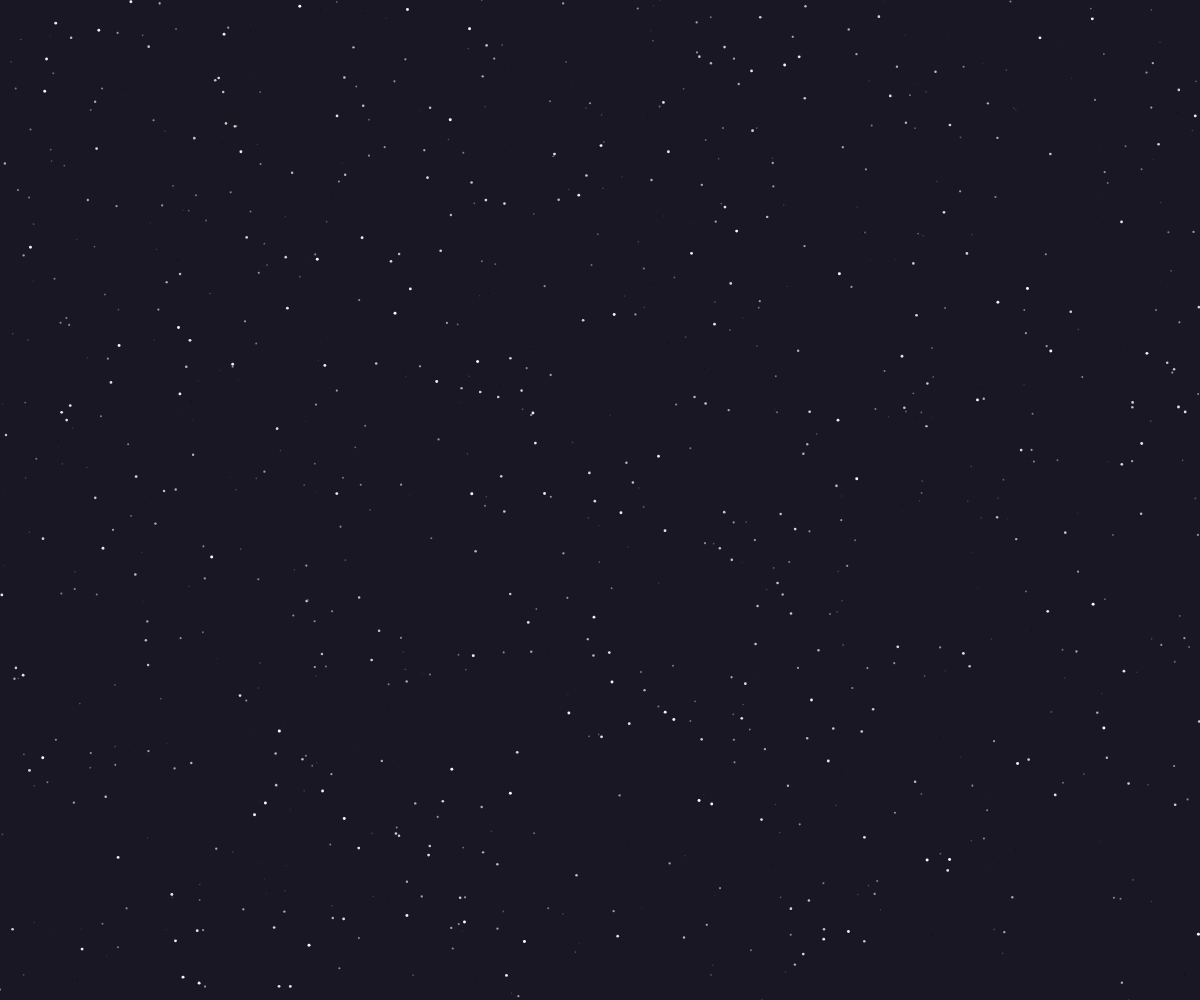
Frame 1 (no input)
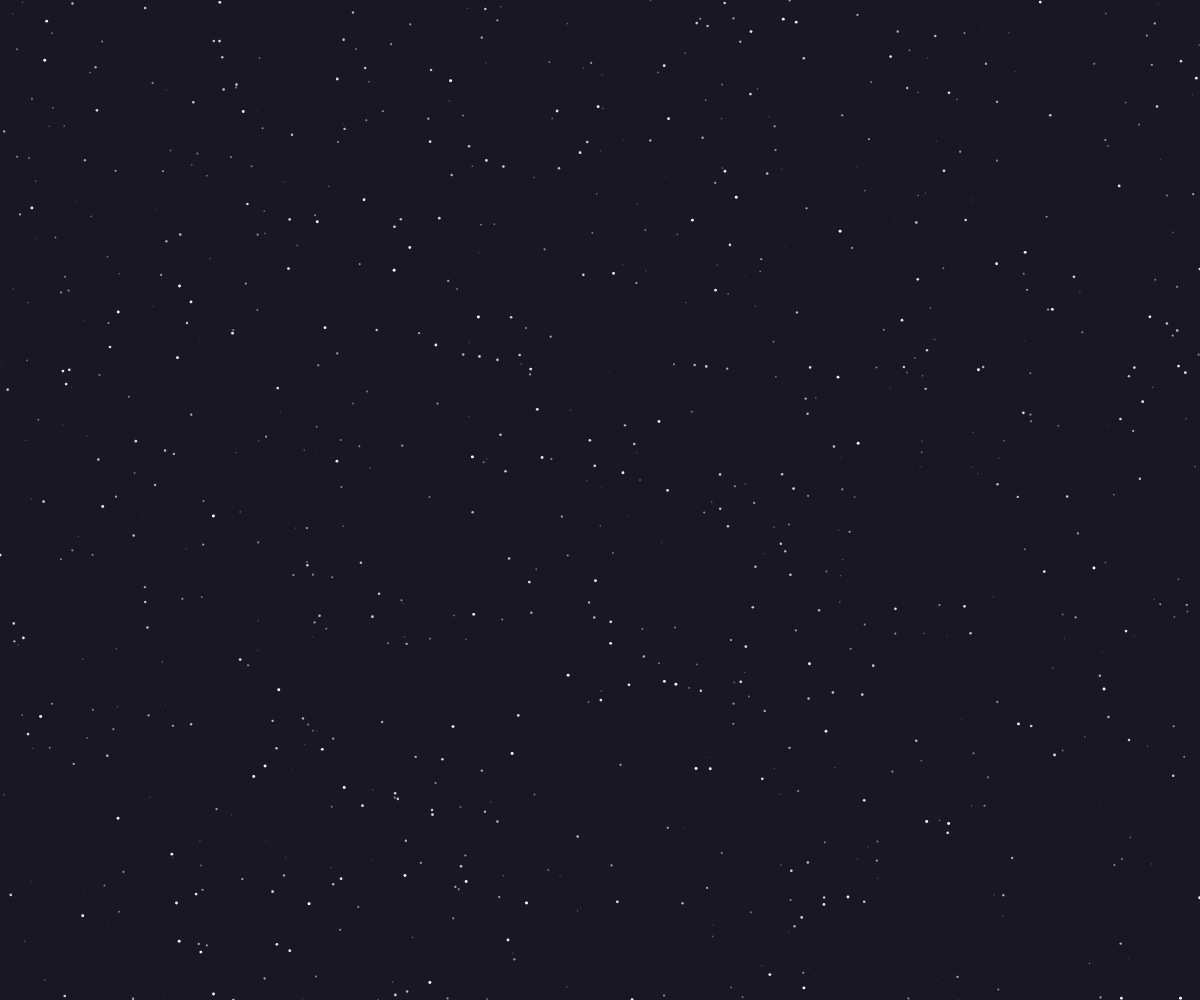
Frame 60 (no input)
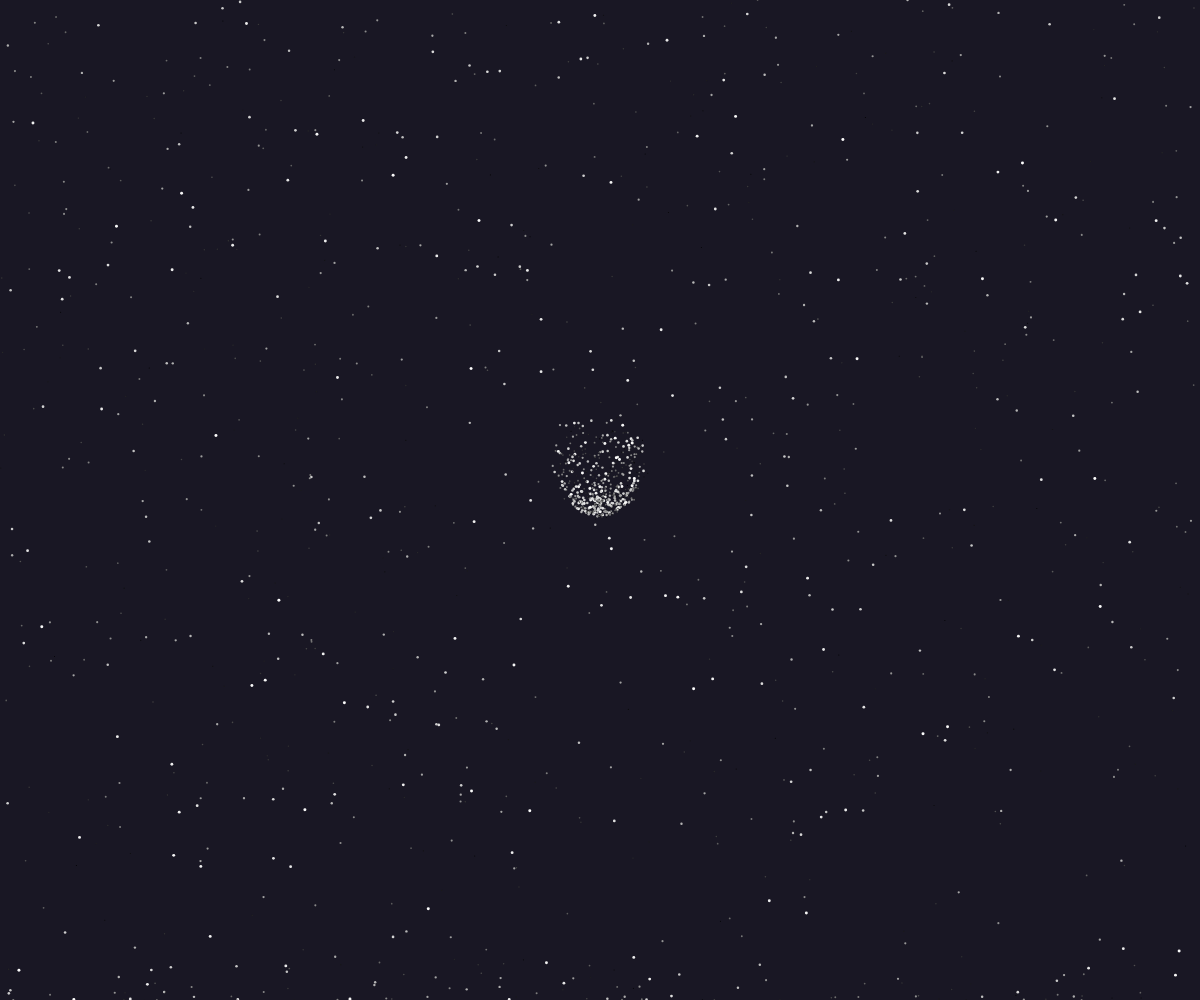
Frame 120 (the mouse pressed at the canvas centre since frame 60)

The p5.js sketch that drew these frames (run headless with seeded random() and noise() and a simulated clock; from frame 60 on, the mouse is pressed at the canvas centre):

// p5.js sketch
// ── sketch.js
class Vector {
    constructor(x, y) {
        this.x = x
        this.y = y
    }

    set(x, y) {
        this.x = x
        this.y = y
    }

    add(other) {
        this.x += other.x
        this.y += other.y
    }

    mult(scalar) {
        this.x *= scalar
        this.y *= scalar
    }
}

class Particle {
    constructor(x, y, power) {
        this.dump = 0.99
        this.pos = new Vector(x, y)
        this.vel = new Vector(0, 0)
        this.acc = new Vector(0, 0)
        this.power = power
    }

    force(f) {
        this.acc.add(f)
    }

    move() {
        this.vel.add(this.acc)
        this.pos.add(this.vel)
        this.vel.mult(this.dump)
        this.acc.set(0, 0)
    }
}

class Emitter {
    constructor(x, y, ttl, n) {
        this.pos = new Vector(x, y)
        this.ttl = ttl
    }

    *emit(n) {
        for (let i = 0; i < n; i++) {
            let p = new Particle(
                mouseX,
                mouseY,
                random(1),
            )
            p.force(wind(p.pos.x, p.pos.y, 1))
            yield p
        }
    }

    run() {
        this.ttl--
        return this.ttl > 0
    }
}

class EmitterController {
    constructor() {
        this.last = new Vector(0, 0)
        this.dist = 20
    }

    emit() {
        if (!mouseIsPressed) {
            return null
        }
        if (dist(this.last.x, this.last.y, mouseX, mouseY) < this.dist) {
            return null
        }

        this.last.set(mouseX, mouseY)
        return new Emitter(
            mouseX,
            mouseY,
            100,
            3,
        )
    }
}

let particles = []
let emitters = []
let emitCtrl = new EmitterController()

function setup() {
    createCanvas(windowWidth, windowHeight)

    for (let i = 0; i < 1000; i++) {
        let p = new Particle(
            random(width),
            random(height),
            random(1),
        )
        particles.push(p)
    }
}

function wind(x, y, f) {
    let a = random(Math.PI * 2)
    return new Vector(
        Math.cos(a) * f,
        Math.sin(a) * f,
    )
}

function outOfBox(p) {
    if (p.pos.x < 0 || p.pos.x > width) {
        return true
    }
    if (p.pos.y < 0 || p.pos.y > height) {
        return true
    }
}

function up(x, y, f) {
    return new Vector(0, -random(f))
}

function windowResized() {
    resizeCanvas(windowWidth, windowHeight)
}

function draw() {
    background("#191724")

    loopEmitters()
    loopParticles()
}

function loopParticles() {
    let next = []
    for (let p of particles) {
        p.force(wind(p.pos.x, p.pos.y, 0.01))
        p.force(up(p.pos.x, p.pos.y, 0.05))
        p.move()

        if (outOfBox(p)) {
            if (next.length < 1000) {
                p.pos.x = random(width)
                p.pos.y = height
                p.vel.set(0, 0)
                p.acc.set(0, 0)
                next.push(p)
            }
        } else {
            next.push(p)
        }

        // DRAW
        noFill()
        stroke((1 - p.power) * 255)
        strokeWeight(map(p.power, 1, 0, 1, 3))
        point(p.pos.x, p.pos.y)
    }
    particles = next
}

function loopEmitters() {
    let e = emitCtrl.emit()
    if (e) {
        emitters.push(e)
    }

    let next = []
    for (let e of emitters) {
        for (let p of e.emit(10)) {
            if (particles.length < 3000) {
                particles.push(p)
            }
        }

        if (e.run()) {
            next.push(e)
        }

    }
    emitters = next
}
